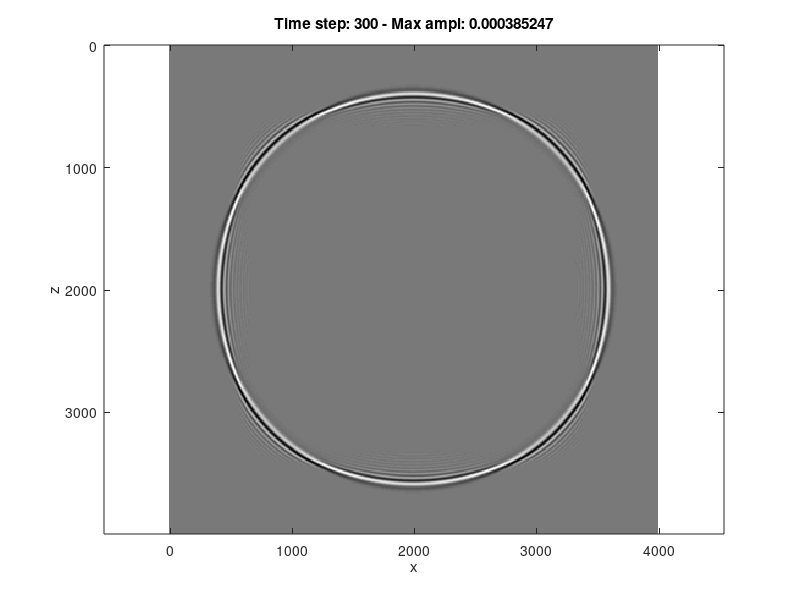

Here is the MATLAB script that generated this plot:
%%%%%%%%%%%%%%%%%%%%%%%%%%%%%%%%%%%%%%%%%%%%%%%%%%%%%%%%%%%%%%%%%%%%%%%%%%%
%%%%%%%%% authors Liang wenquan, Wang Yanfei,Jingjie Cao %%%%%%%%%%%%%
% Elapsed time is 20.682348 seconds.

clear
clc %%%%%%%
close all
nt=350;    % number of time steps
eps=.6;     % stability
isnap=60;    % snapshot sampling

nx=400;
nz=400;

v=ones(nz,nx)*2800;
v(1:nz/2,:)=2800;

p=zeros([nz nx]); pboundarynew=p;pdan=p;
dx=10;  %calculate space increment
h=dx;
x=(0:(nx-1))*dx;
z=(0:(nz-1))*dx;  % initialize space coordinates
dt=0.002; % calculate time step from stability criterion
tau=dt;
r2=v.*v.*dt*dt/dx/dx;

f0=160;
t=(1:nt)*dt;
t0=4/f0;                       % initialize time axis
src=10^6*exp(-f0^2*(t-t0).*(t-t0));              % source time function
src=-diff((src))/dx^2;				% time derivative to obtain gaussian


seis_record=zeros(nt,nx);
p=zeros([nz nx]); pnew=p; pold=p;
d2px=p;
d2pz=p;

% Source location
zs=nz/2;
xs=nx/2;

h=dx;
r=v*dt/h;

for loop=1:1
    tic
    
    p=zeros([nz nx]); Vx=p; Vz=p;
    
    coeff=[ 1.3117, -0.154858, 0.0463066, -0.0165547, 0.00571777, -0.00159442, 0.000255275];
    for it=1:nt-2,
        
        d2px11=Vx-circshift(Vx,[0 1]);
        d2px12=(circshift(Vx,[0 -1])-circshift(Vx,[0 2]));
        d2px13=(circshift(Vx,[0 -2])-circshift(Vx,[0 3]));
        d2px14=(circshift(Vx,[0 -3])-circshift(Vx,[0 4]));
        d2px15=(circshift(Vx,[0 -4])-circshift(Vx,[0 5]));
        d2px16=(circshift(Vx,[0 -5])-circshift(Vx,[0 6]));
        d2px17=(circshift(Vx,[0 -6])-circshift(Vx,[0 7]));
        
        %two point in Vz, six point in staggered grid FD
%         addPoint=(circshift(Vx,[-1 0])-circshift(Vx,[-1 1]));
%         addPoint=addPoint+(circshift(Vx,[1 0])-circshift(Vx,[1 1]));
        
        d2pz11=Vz-circshift(Vz,[1 0]);
        d2pz12=(circshift(Vz,[-1 0])-circshift(Vz,[2 0]));
        d2pz13=(circshift(Vz,[-2 0])-circshift(Vz,[3 0]));
        d2pz14=(circshift(Vz,[-3 0])-circshift(Vz,[4 0]));
        d2pz15=(circshift(Vz,[-4 0])-circshift(Vz,[5 0]));
        d2pz16=(circshift(Vz,[-5 0])-circshift(Vz,[6 0]));
        d2pz17=(circshift(Vz,[-6 0])-circshift(Vz,[7 0]));
      
        d2px=coeff(1)*d2px11+coeff(2)*d2px12+coeff(3)*d2px13+coeff(4)*d2px14+coeff(5)*d2px15+coeff(6)*d2px16...
            +coeff(7)*d2px17;
        d2pz=coeff(1)*d2pz11+coeff(2)*d2pz12+coeff(3)*d2pz13+coeff(4)*d2pz14+coeff(5)*d2pz15+coeff(6)*d2pz16...
            +coeff(7)*d2pz17;
        
        p=p-dt*v.^2.*(d2px+d2pz)/h;
        p(zs,xs)= p(zs,xs)+src(it)*dt^2;
        
        
        d2px1=(circshift(p,[0 -1])-circshift(p,[0 0]));
        %         d2pz2=(circshift(p,[0 -2])-circshift(p,[0 1]));
        %         d2pz3=(circshift(p,[0 -3])-circshift(p,[0 2]));
        %         d2pz4=(circshift(p,[0 -4])-circshift(p,[0 3]));
        %         d2pz5=(circshift(p,[0 -5])-circshift(p,[0 4]));
        %         d2pz6=(circshift(p,[0 -6])-circshift(p,[0 5]));
        %         d2pz7=(circshift(p,[0 -7])-circshift(p,[0 6]));
        
        
        
        d2pz1=(circshift(p,[-1])-circshift(p,[0]));
        %         d2px2=(circshift(p,[-2])-circshift(p,[1]));
        %         d2px3=(circshift(p,[-3])-circshift(p,[2]));
        %         d2px4=(circshift(p,[-4])-circshift(p,[3]));
        %         d2px5=(circshift(p,[-5])-circshift(p,[4]));
        %         d2px6=(circshift(p,[-6])-circshift(p,[5]));
        %         d2px7=(circshift(p,[-7])-circshift(p,[6]));
        %            d2px=coeff(1)*d2px1+coeff(2)*d2px2+coeff(3)*d2px3+coeff(4)*d2px4+coeff(5)*d2px5+coeff(6)*d2px6...
        %             +coeff(7)*d2px7;
        %         d2pz=coeff(1)*d2pz1+coeff(2)*d2pz2+coeff(3)*d2pz3+coeff(4)*d2pz4+coeff(5)*d2pz5+coeff(6)*d2pz6...
        %             +coeff(7)*d2pz7;
        
        
        Vx=Vx-dt*d2px1/h;
        Vz=Vz-dt*d2pz1/h;
        
%         [Vx,Vz]=spongeABC(Vx,Vz,nx,nz,45,45,0.009);
        if rem(it,isnap)== 0,
            imagesc(x,z,p), axis equal
            colormap gray
            xlabel('x'),ylabel('z')
            title(sprintf(' Time step: %i - Max ampl: %g ',it,max(max(p))))
            drawnow
        end
        
        a(it)=p(nz/2-13,nx/2);
        b(it)=p(nz/2+13,nx/2);
        
        seis_record(it,:)=p(60,:);
        if it==500
            pp1=p;
        elseif it==1000
            pp2=p;
        elseif it==1500
            pp3=p;
        elseif it==2000
            pp4=p;
        elseif it==2500
            pp5=p;
        end
        
    end
    
end
toc


save('figure3a.mat')